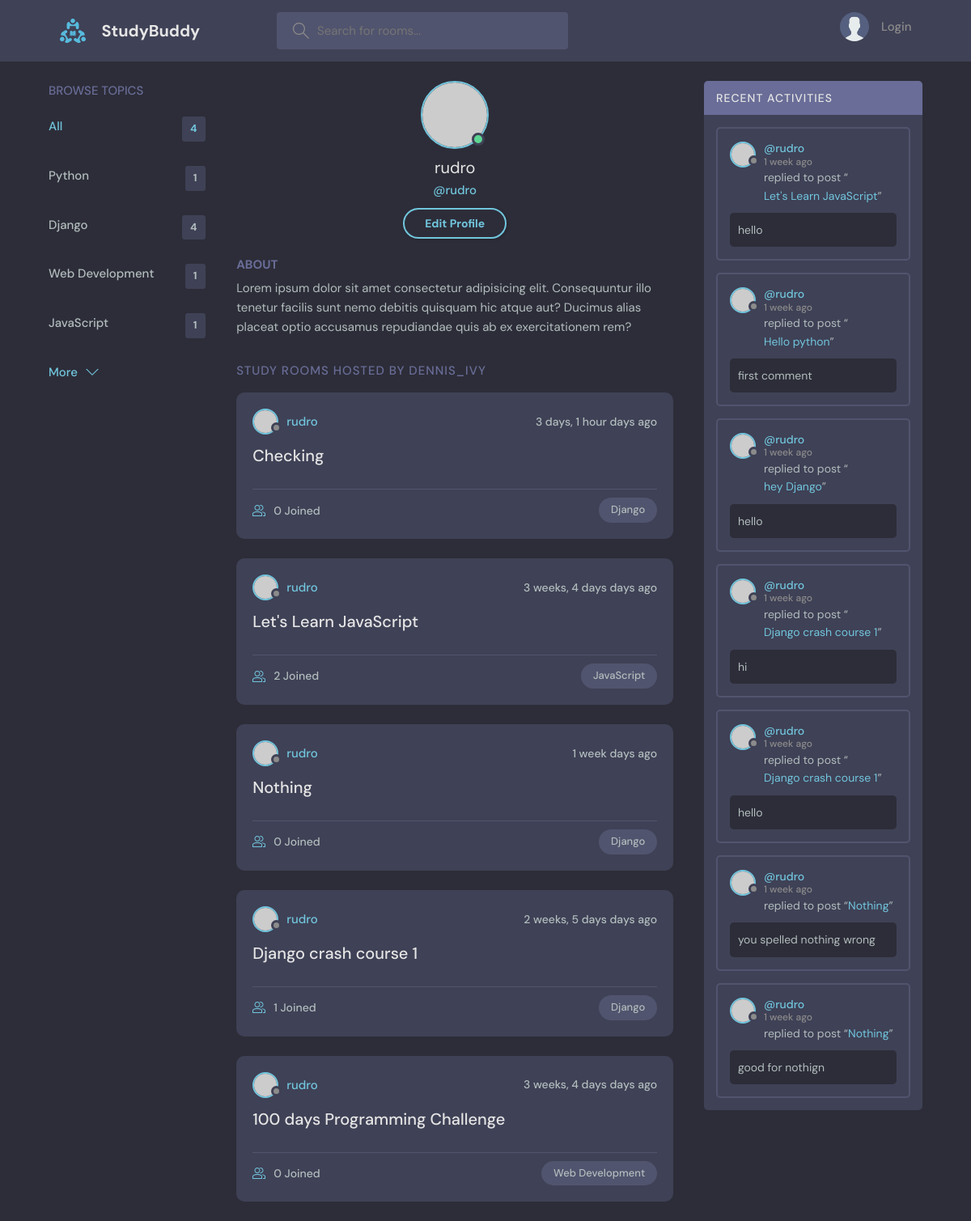
Page /profile/1/ on the earlier database version.
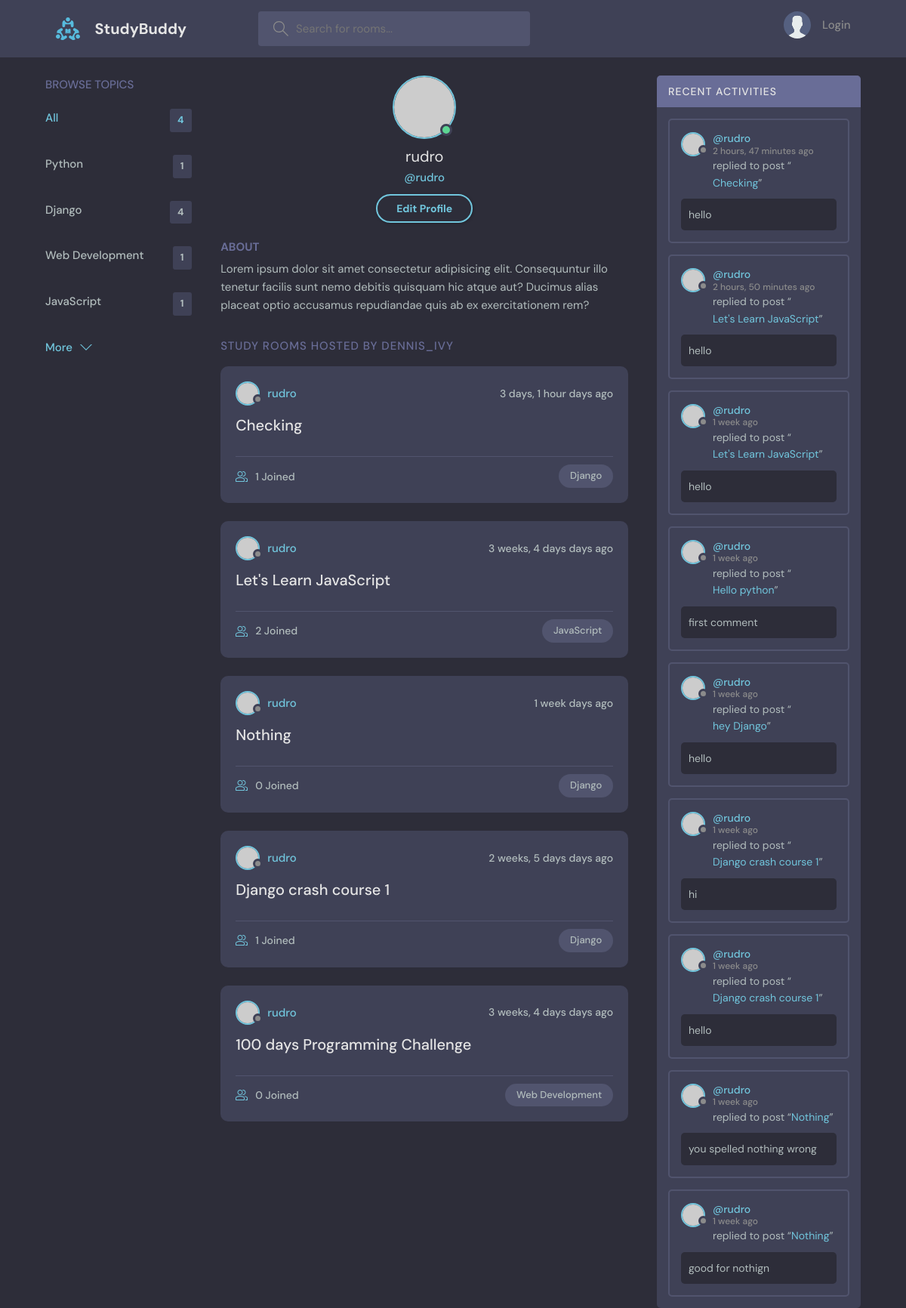
Same page on the later database version.
### base/models.py (models this page shows, shortened)
class Topic(models.Model):
    name = models.CharField(max_length=200)

class Room(models.Model):
    host = models.ForeignKey(User, on_delete=models.SET_NULL, null=True)
    topic = models.ForeignKey(Topic, on_delete=models.SET_NULL, null=True)
    name =models.CharField(max_length=200)
    description = models.TextField(null=True, blank=True)
    participants = models.ManyToManyField(User, related_name='participants', blank=True)
    updated = models.DateTimeField(auto_now=True)
    created = models.DateTimeField(auto_now_add=True)
    class Meta:
        ordering = ['-updated', '-created']
    def __str__(self):
        return self.name

class Message(models.Model):
    user = models.ForeignKey(User, on_delete=models.CASCADE)
    room = models.ForeignKey(Room, on_delete=models.CASCADE)
    body = models.TextField()
    updated = models.DateTimeField(auto_now=True)
    created = models.DateTimeField(auto_now_add=True)
    class Meta:
        ordering = ['-updated', '-created']

### base/views.py (the view)
# urls.py: path('profile/<str:pk>/', views.userProfile, name='user-profile')
def userProfile(request, pk):
     user = User.objects.get(id=pk)
     rooms = user.room_set.all()
     room_messages = user.message_set.all()
     topics = Topic.objects.all()
     context = {'user': user, 'rooms': rooms, 'room_messages': room_messages, 'topics': topics }
     return render(request, 'base/profile.html', context)

### base/templates/base/profile.html
{% extends "main.html" %} {% block content %}
  <main class="profile-page layout layout--3">
    <div class="container">
     {%include "base/topics_component.html"%}
      <div class="roomList">
        <div class="profile">
          <div class="profile__avatar">
            <div class="avatar avatar--large active">
              <img src="https://randomuser.me/api/portraits/men/11.jpg" />
            </div>
          </div>
          <div class="profile__info">
            <h3>{{user.username}}</h3>
            <p>@{{user.username}}</p>
            <a href="edit-user.html" class="btn btn--main btn--pill">Edit Profile</a>
          </div>
          <div class="profile__about">
            <h3>About</h3>
            <p>
              Lorem ipsum dolor sit amet consectetur adipisicing elit. Consequuntur illo tenetur
              facilis sunt nemo debitis quisquam hic atque aut? Ducimus alias placeat optio
              accusamus repudiandae quis ab ex exercitationem rem?
            </p>
          </div>
        </div>
        <div class="roomList__header">
          <div>
            <h2>Study Rooms Hosted by dennis_ivy</a>
            </h2>
          </div>
        </div>
        {%include 'base/feed_component.html'%}
      </div>
     {%  include 'base/activity_component.html' %}
    </div>
  </main>
{% endblock content %}

### templates/main.html (shortened to what this page needs)
<!DOCTYPE html>
{% load static %}
<html lang="en">
  <head>
    <link rel="stylesheet" href="{% static 'styles/style.css' %}" />
  </head>
  <body>
    {% include "navbar.html" %}  {%block content%} {%endblock%}
  </body>
</html>

### templates/navbar.html (shortened to what this page needs)
{% load static %}
<header class="header header--loggedIn">
  <div class="container">
    <a href="{%url 'home'%}" class="header__logo">
      <img src="{% static 'images/logo.svg' %}" alt="logo" />
      <h1>StudyBuddy</h1>
    </a>
    <form class="header__search" method="GET" action="{% url 'home' %}">
      <label>
        <input name="q" placeholder="Search for rooms..." />
      </label>
    </form>
    <nav class="header__menu">
      {%if request.user.is_authenticated%}
      <div class="header__user">
        <a href="profile.html">
          <div class="avatar avatar--medium active">
            <img src="https://randomuser.me/api/portraits/men/37.jpg" />
          </div>
          <p>
            {{request.user.username}} <span>{{request.user.username}}</span>
          </p>
        </a>
        <button class="dropdown-button">
          <svg
            version="1.1"
            xmlns="http://www.w3.org/2000/svg"
            width="32"
            height="32"
            viewBox="0 0 32 32"
          >
            <title>chevron-down</title>
            <path d="M16 21l-13-13h-3l16 16 16-16h-3l-13 13z"></path>
          </svg>
        </button>
      </div>
      {%else%}
      <a href="{%url 'login'%}">
        <img src="{% static 'images/avatar.svg'%}" />
        <p>Login</p>
      </a>
      {%endif%}
    </nav>
  </div>
</header>

### base/templates/base/topics_component.html
<div class="topics">
  <div class="topics__header">
    <h2>Browse Topics</h2>
  </div>
  <ul class="topics__list">
    <li>
      <a href="/" class="active">All <span>{{topics.count}}</span></a>
    </li>
    {% for topic in topics %}
    <li>
      <a href="{% url 'home' %}?q={{topic.name}}"
        >{{ topic.name }} <span>{{ topic.room_set.all.count }}</span></a
      >
    </li>
    {% endfor %}
  </ul>
  <a class="btn btn--link" href="topics.html">
    More
    <svg
      version="1.1"
      xmlns="http://www.w3.org/2000/svg"
      width="32"
      height="32"
      viewBox="0 0 32 32"
    >
      <title>chevron-down</title>
      <path d="M16 21l-13-13h-3l16 16 16-16h-3l-13 13z"></path>
    </svg>
  </a>
</div>

### base/templates/base/feed_component.html (shortened to what this page needs)
{%for room in rooms%}
<div class="roomListRoom">
  <div class="roomListRoom__header">
    <a href="{%url 'user-profile' room.host.id%}" class="roomListRoom__author">
      <div class="avatar avatar--small">
        <img src="https://randomuser.me/api/portraits/women/11.jpg" />
      </div>
      <span>{{room.host.username}}</span>
    </a>
    <div class="roomListRoom__actions">
      <span>{{room.created|timesince}} days ago</span>
    </div>
  </div>
  <div class="roomListRoom__content">
    <a href="{%url 'room' room.id %}">{{room.name}}</a>
  </div>
  <div class="roomListRoom__meta">
    <a href="{%url 'room' room.id %} " class="roomListRoom__joined">
      {{room.participants.all.count}} Joined
    </a>
    <p class="roomListRoom__topic">{{room.topic.name}}</p>
  </div>
</div>
{%endfor%}

### base/templates/base/activity_component.html (shortened to what this page needs)
<div class="activities">
  <div class="activities__header">
    <h2>Recent Activities</h2>
  </div>
  {% for message in room_messages %}
  <div class="activities__box">
    <div class="activities__boxHeader roomListRoom__header">
      <a
        href="{%url 'user-profile' message.user.id%}"
        class="roomListRoom__author"
      >
        <div class="avatar avatar--small">
          <img src="https://randomuser.me/api/portraits/women/11.jpg" />
        </div>
        <p>
          @{{message.user}}
          <span>{{message.created|timesince}} ago</span>
        </p>
      </a>
    </div>
    <div class="activities__boxContent">
      <p>
        replied to post “<a href="{%url 'room' message.room.id%}"
          >{{message.room}}</a
        >”
      </p>
      <div class="activities__boxRoomContent">{{ message.body }}</div>
    </div>
  </div>
  {% endfor %}
</div>

Differences in the rows shown:
computed for Room "Checking": participants.all.count "0" → "1"
added Message: user "rudro", created "2 hours, 47 minutes", room "Checking", body "hello"
added Message: user "rudro", created "2 hours, 50 minutes", room "Let's Learn JavaScript", body "hello"
